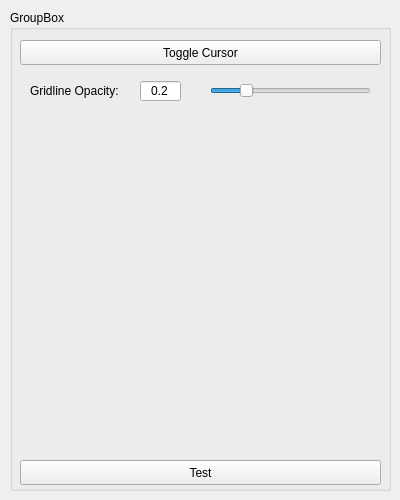
<?xml version="1.0" encoding="UTF-8"?>
<ui version="4.0">
 <class>Form</class>
 <widget class="QWidget" name="Form">
  <property name="geometry">
   <rect>
    <x>0</x>
    <y>0</y>
    <width>400</width>
    <height>500</height>
   </rect>
  </property>
  <property name="sizePolicy">
   <sizepolicy hsizetype="Fixed" vsizetype="Fixed">
    <horstretch>0</horstretch>
    <verstretch>0</verstretch>
   </sizepolicy>
  </property>
  <property name="minimumSize">
   <size>
    <width>400</width>
    <height>500</height>
   </size>
  </property>
  <property name="maximumSize">
   <size>
    <width>400</width>
    <height>500</height>
   </size>
  </property>
  <property name="windowTitle">
   <string>Form</string>
  </property>
  <widget class="QGroupBox" name="groupBox">
   <property name="geometry">
    <rect>
     <x>10</x>
     <y>10</y>
     <width>381</width>
     <height>481</height>
    </rect>
   </property>
   <property name="title">
    <string>GroupBox</string>
   </property>
   <widget class="QPushButton" name="vp_cursor_pushButton">
    <property name="geometry">
     <rect>
      <x>10</x>
      <y>30</y>
      <width>361</width>
      <height>25</height>
     </rect>
    </property>
    <property name="minimumSize">
     <size>
      <width>320</width>
      <height>25</height>
     </size>
    </property>
    <property name="maximumSize">
     <size>
      <width>400</width>
      <height>25</height>
     </size>
    </property>
    <property name="text">
     <string>Toggle Cursor</string>
    </property>
   </widget>
   <widget class="QPushButton" name="vp_test_pushButton">
    <property name="geometry">
     <rect>
      <x>10</x>
      <y>450</y>
      <width>361</width>
      <height>25</height>
     </rect>
    </property>
    <property name="minimumSize">
     <size>
      <width>320</width>
      <height>25</height>
     </size>
    </property>
    <property name="maximumSize">
     <size>
      <width>400</width>
      <height>25</height>
     </size>
    </property>
    <property name="text">
     <string>Test</string>
    </property>
   </widget>
   <widget class="QLabel" name="vp_opacity_label">
    <property name="geometry">
     <rect>
      <x>20</x>
      <y>70</y>
      <width>91</width>
      <height>21</height>
     </rect>
    </property>
    <property name="text">
     <string>Gridline Opacity:</string>
    </property>
   </widget>
   <widget class="QSlider" name="vp_opacity_horizontalSlider">
    <property name="geometry">
     <rect>
      <x>200</x>
      <y>70</y>
      <width>161</width>
      <height>22</height>
     </rect>
    </property>
    <property name="focusPolicy">
     <enum>Qt::NoFocus</enum>
    </property>
    <property name="minimum">
     <number>0</number>
    </property>
    <property name="maximum">
     <number>10</number>
    </property>
    <property name="singleStep">
     <number>1</number>
    </property>
    <property name="value">
     <number>2</number>
    </property>
    <property name="orientation">
     <enum>Qt::Horizontal</enum>
    </property>
    <property name="invertedAppearance">
     <bool>false</bool>
    </property>
    <property name="invertedControls">
     <bool>false</bool>
    </property>
   </widget>
   <widget class="QDoubleSpinBox" name="vp_opacity_SpinBox">
    <property name="geometry">
     <rect>
      <x>130</x>
      <y>70</y>
      <width>41</width>
      <height>22</height>
     </rect>
    </property>
    <property name="alignment">
     <set>Qt::AlignCenter</set>
    </property>
    <property name="readOnly">
     <bool>true</bool>
    </property>
    <property name="buttonSymbols">
     <enum>QAbstractSpinBox::NoButtons</enum>
    </property>
    <property name="decimals">
     <number>1</number>
    </property>
    <property name="maximum">
     <double>1.000000000000000</double>
    </property>
    <property name="singleStep">
     <double>0.100000000000000</double>
    </property>
    <property name="value">
     <double>0.200000000000000</double>
    </property>
   </widget>
  </widget>
 </widget>
 <resources/>
 <connections/>
</ui>
